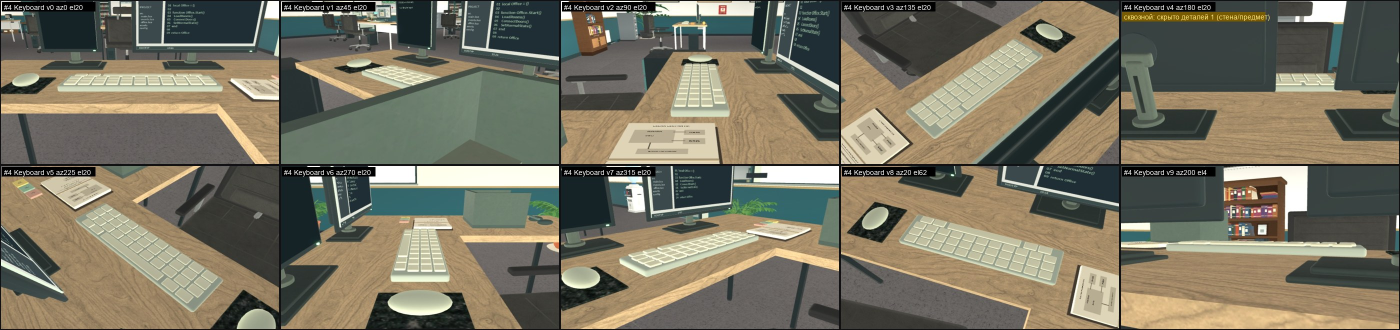
#> input picture docs/room-reviews/CENTER_Kontur_Office_v42_QA_2026-11-16/sheets/004_Keyboard.jpg, 2800 x 660 px (shown at 1/2 size)
$ python -i inspect_room.py   (imports and definitions only)
#> lines starting #> are read from the running program, lines starting #| are printed output that depends on the picture
"""review-room: съёмка и инвентаризация предметов одной комнаты КОНТУР. ТОЛЬКО ЧТЕНИЕ: карту, скрипты и исходники не меняет.

Что делает:
  1. Копирует карту во временную папку и открывает копию в СВОЁМ Roblox Studio (не трогает чужие окна; PID запоминает и
     в конце закрывает только его, kill -9).
  2. Запускает Play, ждёт построения декора, читает инвентарь комнаты (room_inventory.luau) -> inventory.json, structural.md.
  3. Для каждого предмета снимает 10 ракурсов (8 по кругу через 45 градусов на возвышении 20, 1 сверху, 1 низкий).
     Камера подтягивается, если на пути стена или другой предмет; при блокировке пробует поднять камеру выше.
     Кадры -> frames/NNN_vK.jpg (обрезаны до вьюпорта), контактный лист 5x2 -> sheets/NNN_<имя>.jpg, мета -> meta.json.
  4. Закрывает Play и свою Studio.

Использование (из корня репозитория, python из venv с Pillow):
  python .claude/skills/review-room/scripts/inspect_room.py <ROOM> [--map maps/Kontur_Office_v42_QA.rbxl] [--out <папка>]
         [--only подстрока,подстрока] [--max N] [--resume] [--inventory-only] [--allow-parallel] [--wait-quiet СЕК]
По умолчанию карта = самая новая maps/Kontur_Office_v*_QA.rbxl, папка = docs/room-reviews/<ROOM>_<карта>_<дата>/.
Коды выхода: 0 готово, 2 неверные аргументы или комната не найдена, 3 Studio другой сессии открыта и ждать не разрешено."""
import argparse, base64, io, json, os, re, shutil, signal, subprocess, sys, tempfile, time
from datetime import date
from pathlib import Path

HERE = Path(__file__).resolve().parent
REPO = HERE.parents[3]            # .../Robloxxxx
WORK = HERE.parents[4]            # .../Robloxxxx_work (здесь лежит studio_bridge.py)
sys.path.insert(0, str(WORK))
from studio_bridge import StudioBridge  # noqa: E402
from PIL import Image, ImageDraw, ImageFont  # noqa: E402

try:
    FONT = ImageFont.truetype("/System/Library/Fonts/Supplemental/Arial.ttf", 14)   # со знаками кириллицы
except Exception:
    FONT = ImageFont.load_default()

STUDIO_BIN = "/Applications/RobloxStudio.app/Contents/MacOS/RobloxStudio"

# ---------------------------------------------------------------- Luau-шаблоны (клиент)
BIND = """
local RunService=game:GetService("RunService")
pcall(function() RunService:UnbindFromRenderStep("KonturReviewCam") end)
workspace:SetAttribute("InspectCF",workspace.CurrentCamera.CFrame)
local old=workspace:FindFirstChild("KonturReviewLamp") if old then old:Destroy() end
local lamp=Instance.new("Part") lamp.Name="KonturReviewLamp" lamp.Size=Vector3.new(.2,.2,.2) lamp.Transparency=1 lamp.Anchored=true lamp.CanCollide=false lamp.CanQuery=false lamp.CanTouch=false lamp.Parent=workspace
local light=Instance.new("PointLight") light.Range=30 light.Brightness=0.4 light.Shadows=false light.Color=Color3.fromRGB(255,244,225) light.Parent=lamp
pcall(function() game:GetService("StarterGui"):SetCoreGuiEnabled(Enum.CoreGuiType.All,false) end)
local pg=game.Players.LocalPlayer:WaitForChild("PlayerGui")
RunService:BindToRenderStep("KonturReviewCam",Enum.RenderPriority.Last.Value+10,function()
  for _,g in ipairs(pg:GetChildren()) do if g:IsA("ScreenGui") and g.Enabled then g.Enabled=false end end -- стартовые экраны и плашки игры закрывают кадр
  local cam=workspace.CurrentCamera
  cam.CameraType=Enum.CameraType.Scriptable cam.FieldOfView=workspace:GetAttribute("InspectFOV") or 58
  light.Brightness=workspace:GetAttribute("InspectLightB") or 0.4
  local cf=workspace:GetAttribute("InspectCF")
  if cf then cam.CFrame=cf lamp.CFrame=cf*CFrame.new(0.6,0.8,0) end
end)
return "bound"
"""

CAM = """
local HttpService=game:GetService("HttpService")
local path=HttpService:JSONDecode([==[__PATH__]==])
local name=[==[__NAME__]==]
local node=workspace
for _,n in ipairs(path) do node=node and node:FindFirstChild(n) end
local ignore={}
if node then for _,c in ipairs(node:GetChildren()) do
  if c.Name==name and (c:GetPivot().Position-Vector3.new(__PX__,__PY__,__PZ__)).Magnitude<0.05 then ignore[#ignore+1]=c end
end end
local CS=game:GetService("CollectionService")
for _,p in ipairs(CS:GetTagged("RRHidden")) do pcall(function() p.LocalTransparencyModifier=0 end) CS:RemoveTag(p,"RRHidden") end
local lp=game.Players.LocalPlayer
if lp.Character then ignore[#ignore+1]=lp.Character end
local params=RaycastParams.new() params.FilterType=Enum.RaycastFilterType.Exclude params.FilterDescendantsInstances=ignore
local center=Vector3.new(__CX__,__CY__,__CZ__)
local base=math.atan2(__LX__,__LZ__)
local want=__DIST__
local function try(azDeg,elDeg)
  local a=base+math.rad(azDeg) local e=math.rad(elDeg)
  local dir=Vector3.new(math.sin(a)*math.cos(e),math.sin(e),math.cos(a)*math.cos(e))
  local hit=workspace:Raycast(center,dir*(want+0.6),params)
  local use=want
  if hit then use=math.max(0,(hit.Position-center).Magnitude-0.6) end
  return dir,use
end
local dir,use=try(__AZ__,__EL__)
if use/want<0.5 then
  for _,extra in ipairs({20,40}) do
    local d2,u2=try(__AZ__,math.min(75,__EL__+extra))
    if u2>use then dir,use=d2,u2 end
    if use/want>=0.5 then break end
  end
end
local xray=0
if use/want<0.5 or __FORCE__==1 then
  -- сквозной ракурс: всё, что стоит между камерой и предметом, прячем ТОЛЬКО на этом клиенте (карта не меняется)
  local a=base+math.rad(__AZ__) local e=math.rad(__EL__)
  local d0=Vector3.new(math.sin(a)*math.cos(e),math.sin(e),math.cos(a)*math.cos(e))
  local ign={table.unpack(ignore)}
  local p2=RaycastParams.new() p2.FilterType=Enum.RaycastFilterType.Exclude p2.FilterDescendantsInstances=ign
  for i=1,8 do
    local hit=workspace:Raycast(center,d0*(want+0.6),p2)
    if not hit then break end
    local part=hit.Instance
    if part:IsA("BasePart") then part.LocalTransparencyModifier=1 CS:AddTag(part,"RRHidden") xray+=1 end
    ign[#ign+1]=part p2.FilterDescendantsInstances=ign
  end
  dir,use=d0,want
end
local fov=58
if use/want<0.85 then fov=math.min(88,58+(1-use/want)*50) end
workspace:SetAttribute("InspectFOV",fov)
workspace:SetAttribute("InspectLightB",math.clamp(use*0.1+0.05,0.12,1.0))
workspace:SetAttribute("InspectCF",CFrame.lookAt(center+dir*use,center))
return string.format("%.3f|%d",use/want,xray)
"""

PARK = """
local p=game.Players:GetPlayers()[1] or game.Players.PlayerAdded:Wait()
local c=p.Character or p.CharacterAdded:Wait()
p:SetAttribute("KonturZone","Office")
local hrp=c:FindFirstChild("HumanoidRootPart") if hrp then hrp.Anchored=true end
c:PivotTo(CFrame.new(__X__,__Y__,__Z__)) return "ok"
"""


class Done(Exception):
    def __init__(self, code):
        self.code = code


def log(*a):
    print(time.strftime("%H:%M:%S"), *a, flush=True)


# [17 lines left out: functions newest_qa_map, studio_pids, not called in this run]


def safe_name(s: str) -> str:
    return re.sub(r"[^A-Za-z0-9_.-]+", "_", s)[:48] or "obj"


def crop_view(img: Image.Image) -> Image.Image:
    w, h = img.size
    return img.crop((int(w * 0.08), int(h * 0.12), int(w * 0.92), int(h * 0.89)))


WALL_MOUNTED = re.compile(r"Wall|Radiator|Socket|Clock|Calendar|Board|Sign|Planter|FireHose|Niche|Switch|Vent|Frame|Mirror|Shelf|Suspended|Hanging|Exit|Cable|Poster|Plate|Bracket|Lamp", re.I)


def is_flat(img: Image.Image) -> bool:
    """Кадр почти без деталей (камера упёрлась в плоскую поверхность)."""
    g = crop_view(img).convert("L").resize((64, 36))
    px = list(g.getdata())
    m = sum(px) / len(px)
    return (sum((p - m) ** 2 for p in px) / len(px)) ** 0.5 < 6.0


# [285 lines left out: functions structural_flags, main, not called in this run]


# [2 lines not run here, left out]

>>> import cv2
>>> picture = cv2.imread('../../../../docs/room-reviews/CENTER_Kontur_Office_v42_QA_2026-11-16/sheets/004_Keyboard.jpg', cv2.IMREAD_GRAYSCALE)
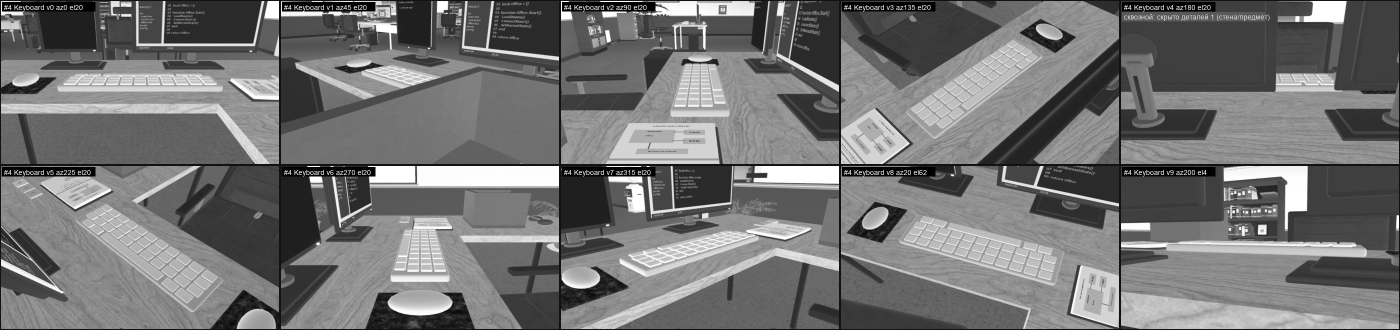
#> picture: shape (660, 2800) (shown at 1/2 size); min 0, max 255, mean 115.2
#> (the run stopped early here; a loop or call above may not have finished)

$ run again, on docs/room-reviews/CENTER_Kontur_Office_v42_QA_2026-11-16/sheets/017_MouseAndMat.jpg
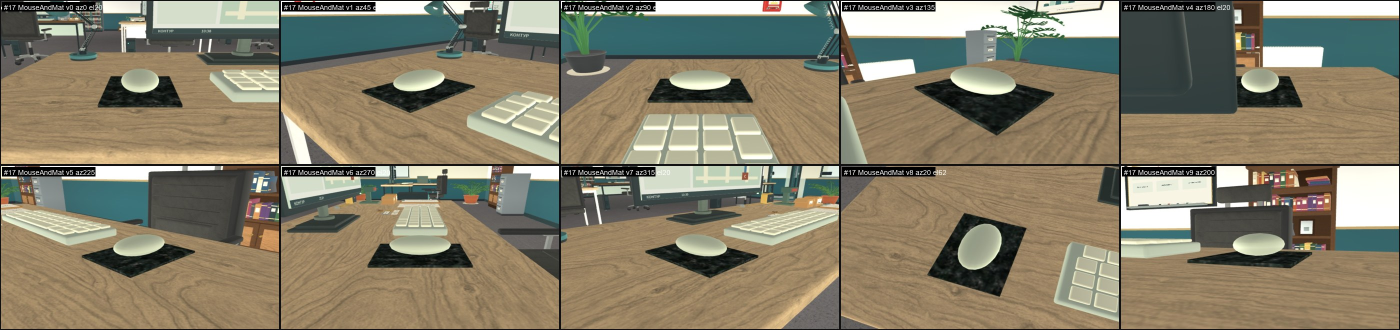
#> input picture docs/room-reviews/CENTER_Kontur_Office_v42_QA_2026-11-16/sheets/017_MouseAndMat.jpg, 2800 x 660 px (shown at 1/2 size)
#> `picture = cv2.imread('../../../../docs/room-reviews/CENTER_Kontur_Offi..`:
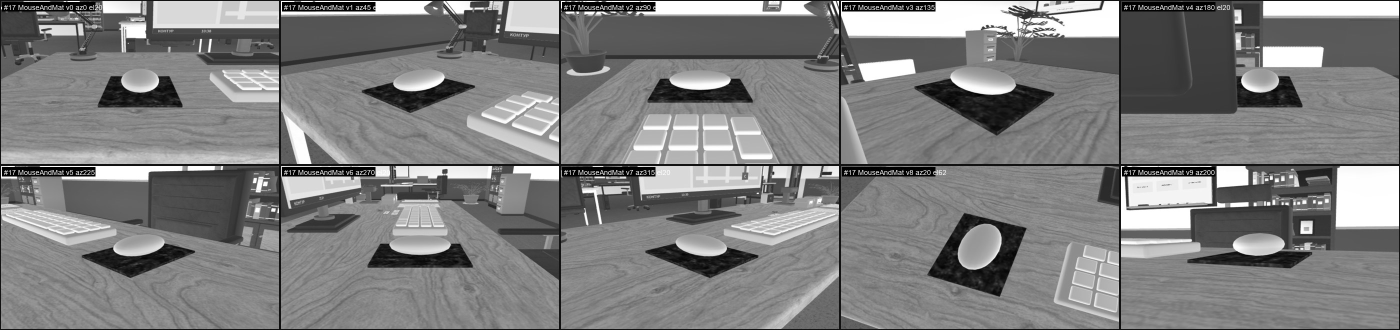
#> picture: shape (660, 2800) (shown at 1/2 size); min 0, max 255, mean 126.9

$ run again, on docs/room-reviews/CENTER_Kontur_Office_v42_QA_2026-11-16/sheets/027_Keyboard.jpg
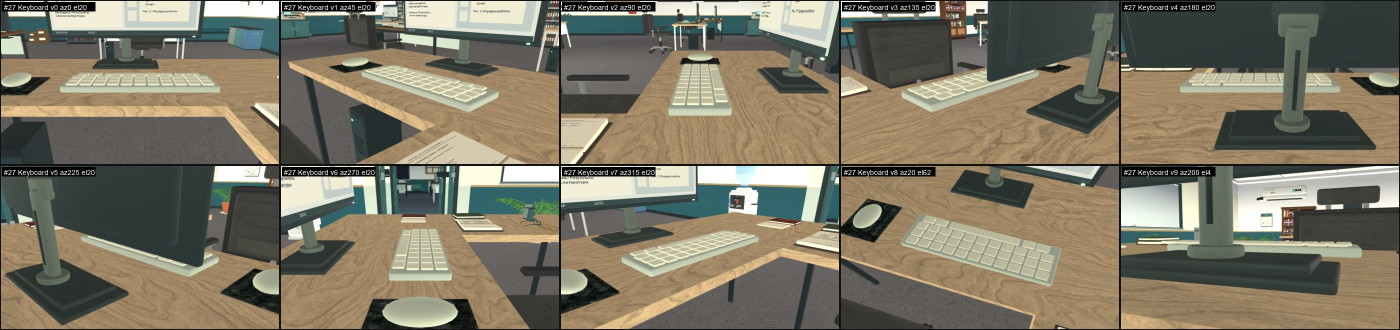
#> input picture docs/room-reviews/CENTER_Kontur_Office_v42_QA_2026-11-16/sheets/027_Keyboard.jpg, 2800 x 660 px (shown at 1/2 size)
#> `picture = cv2.imread('../../../../docs/room-reviews/CENTER_Kontur_Offi..`:
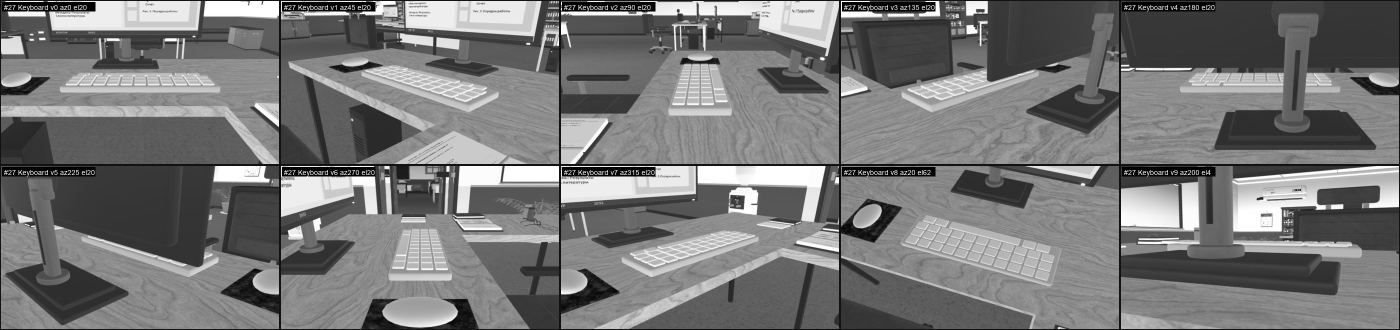
#> picture: shape (660, 2800) (shown at 1/2 size); min 0, max 255, mean 119.2

$ run again, on docs/room-reviews/CENTER_Kontur_Office_v42_QA_2026-11-16/sheets/074_Printer.jpg
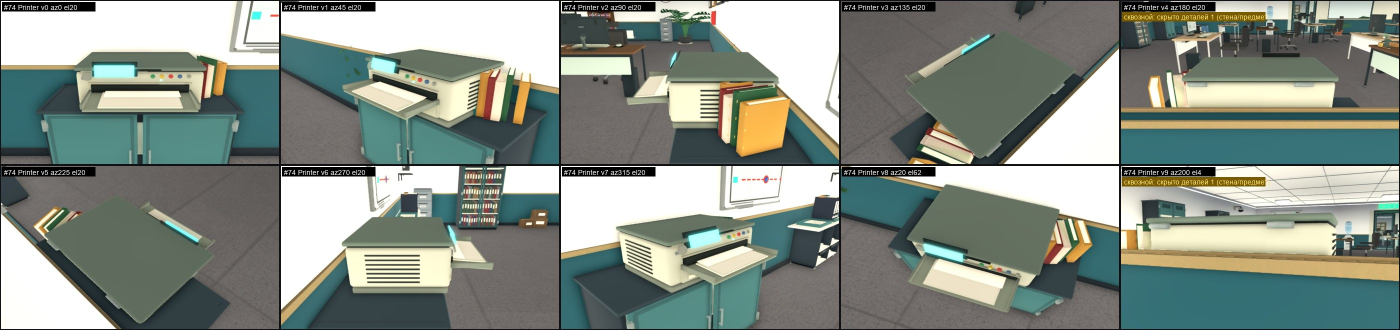
#> input picture docs/room-reviews/CENTER_Kontur_Office_v42_QA_2026-11-16/sheets/074_Printer.jpg, 2800 x 660 px (shown at 1/2 size)
#> `picture = cv2.imread('../../../../docs/room-reviews/CENTER_Kontur_Offi..`:
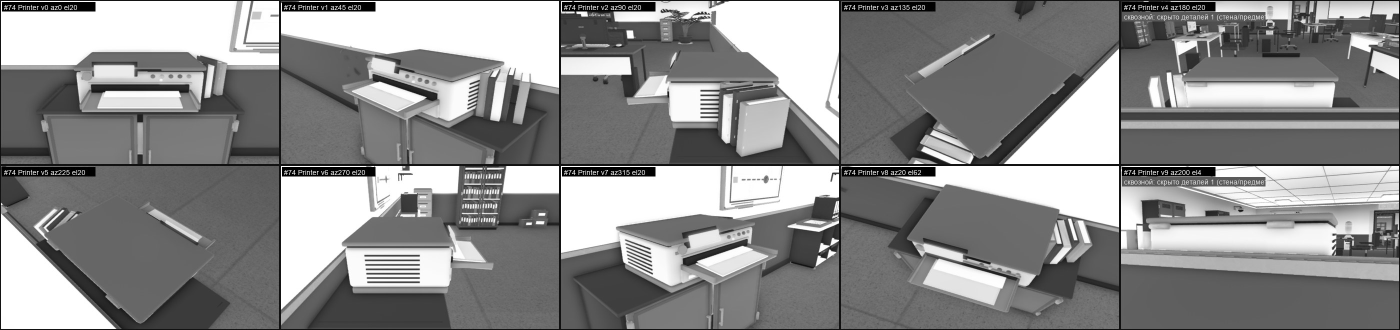
#> picture: shape (660, 2800) (shown at 1/2 size); min 0, max 255, mean 140.3
